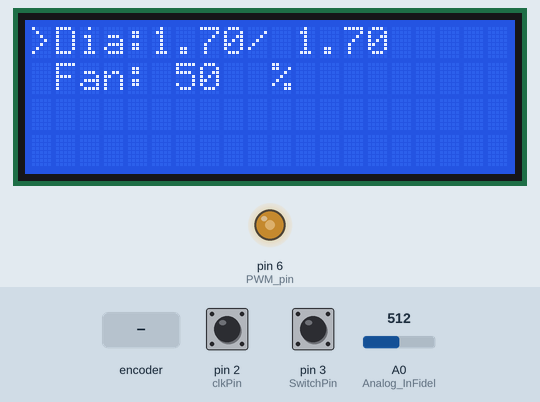
This sketch was run on a simulated Arduino Uno, built with avr-gcc and run on an emulated ATmega328P. Shown: 20×4 character LCD, output pins drawn as LEDs (lit = HIGH). The test bench sets the inputs (shaded band); at power-on: pin 3 (SwitchPin) HIGH, A0 (Analog_InFidel) = 512, pin 2 (clkPin) HIGH. What the sketch prints to the serial monitor is not drawn.

Above: at 1.2 s.
1.3 s: rotary encoder on pin 2 (clkPin) / pin 1 (DTPin) turned 3 steps (first pin leading)
At 3.1 s:
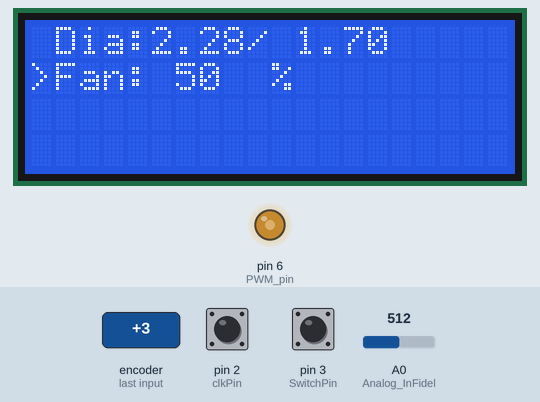
3.5 s: pin 3 (SwitchPin) pulled LOW for 0.15 s
At 5.0 s:
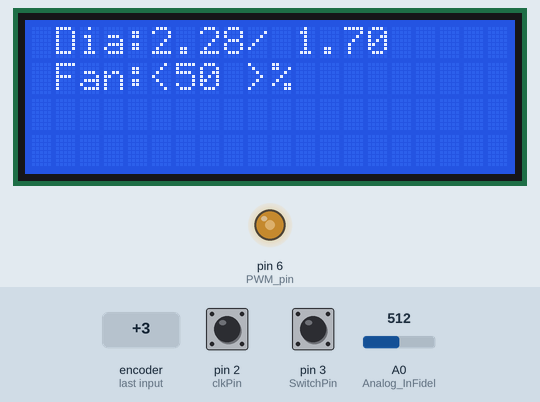
5.5 s: A0 (Analog_InFidel) set to 900
At 7.2 s:
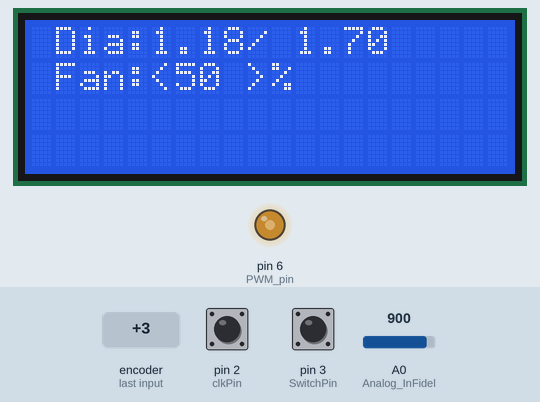
7.5 s: pin 3 (SwitchPin) pulled LOW for 1 s
At 10.2 s:
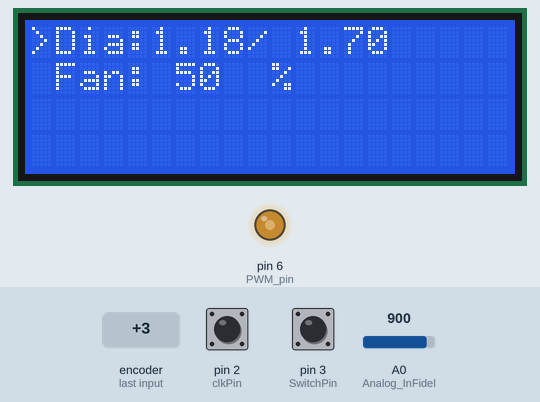
10.5 s: pin 3 (SwitchPin) pulled LOW for 0.15 s
At 12.1 s:
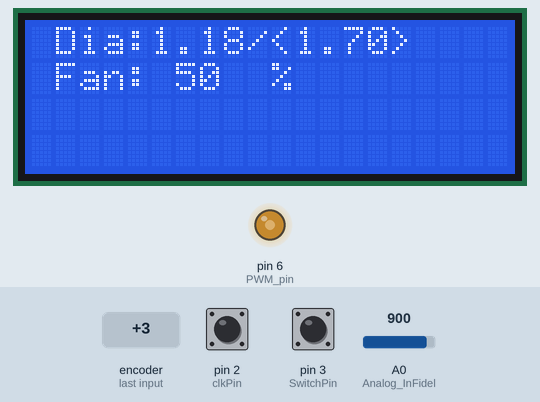
Timing chart, 0 to 13.5 s (numbered marks = the images above; inputs shaded):
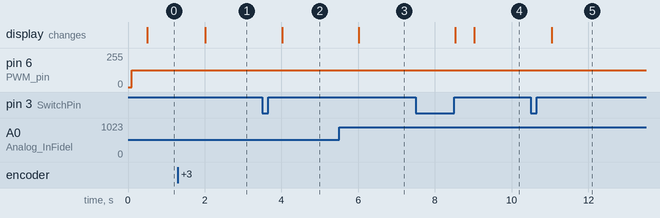

Measured:
- after the input at 1.3 s, the display: changes after 0.71 s (image 1)
- after the input at 3.5 s, the display: changes after 0.52 s (image 2)
- after the input at 5.5 s, the display: changes after 0.51 s (image 3)
- after the input at 7.5 s, the display: first changes after 1.0 s (image 4 shows a later state)
- after the input at 10.5 s, the display: changes after 0.54 s (image 5)

The sketch:

asservissement_Puller_Fan_ecran_encodeur.ino
```cpp
///////////////////////////////////////////////////////////////////////////////
//////////////////////// BRANCHEMENTS /////////////////////////////////////////
///////////////////////////////////////////////////////////////////////////////

/*Capteur effet hall InFideL
 *
 * hallOutput  ------------- A0
 *
 */

/*Moteur pas-à-pas
 *
 * Bleu  ------------- A+
 * Vert ------------- A-
 * Jaune ------------- B+
 * Rouge ------------- B-
 *
 */

 /* Ventilateur
  * Bleu ------- 6 (PWM)
  * Jaune ------- NONE
  */


/*Ecran LCD
 *
 * Gnd -------- Gnd
 * VCC -------- 5V
 * SDA -------- A4
 * SCL -------- A5
 *
 *
 */

/* Encodeur
 *
 * clk ------- 2
 * DT  ------- 1
 * SW  ------- 3
 *  +  ------- +5V
 * GND ------- GND
 *
 */


///////////////////////////////////////////////////////////////////////////////
//////////////////////// CODE  ////////////////////////////////////////////////
///////////////////////////////////////////////////////////////////////////////


////////////////////////////////// Display ////////////////////////////////////
uint32_t pre_displaytime = 0;
#define Delta_display 2000 // time between display in ms

uint32_t pre_dynamic_displaytime = 0;
#define Delta_dynamic_display 500 // time between display in ms

# define sensi 10 //sensibilité de l'encodeur rotatif
int active_line = 0; // 0: aucune ligne active | 1:premiere ligne active | 2:deuxieme ligne active
bool active_number = false; // if true we can change the target temperature

////////////////////////////////// Ecran LCD //////////////////////////////////
#include <Wire.h>
#include <LiquidCrystal_I2C.h>

LiquidCrystal_I2C lcd(0x20,20,4);


////////////////////////////////// Encodeur  //////////////////////////////////
#define clkPin 2
#define DTPin 1
#define SwitchPin 3
volatile int encoder_pos = 0;
//int old_encoder_pos = 0;

bool sw_button = false;

///////////////////////////////  PWM Controle Ventilateur  ////////////////////////////////

#define PWM_pin 6

int PWM_ratio = 50;

byte PWM_8bit = map(PWM_ratio, 0, 100, 0, 255);

bool new_ratio = true;


////////////////////////////// Asservissement /////////////////////////////////
#define asservissement_cycle 500 // time between two calculation of the speed consign
uint32_t pre_asservissement = 0;

#define K_p  10.0
#define K_d  0
#define K_i  0.1
//puller
float consigne_dia = 1.7;
float somme_erreur = 0;
float erreur_pre = 0;

float pi = 3.14159;
float DIAMETRE_PULLER = 41;
float alpha = 0.1;

////////////////////////////// Moteur pas-à_pas /////////////////////////////////

const int stepPin = 4;
const int dirPin = 5;
const int stepsPerRev=200;
int pulseWidthMicros = 1000;  // microseconds
float RPM = 70;

int microsBtwnSteps = 2000;


int prec_time = 0;
bool pulsation_en_cours = false;

////////////////////////////// Capteur InFidel /////////////////////////////////

#define smooth 70
#define Analog_InFidel A0

float diametre = 1.7;


///////////////////////////////////////////////////////////////////////////////
////////////////////////   MAIN CODE  /////////////////////////////////////////
///////////////////////////////////////////////////////////////////////////////


void setup() {
  Serial.begin(115200);

  //Ventilateur
  pinMode(PWM_pin,OUTPUT);

//  //Stepper
//  pinMode(stepPin, OUTPUT);
//  pinMode(dirPin, OUTPUT);

  //InFidel
  pinMode(Analog_InFidel, INPUT);

  //User interface
  init_LCD();
  init_encodeur();
}


void loop() {
  ////// Run stepper //////
  //spin();

  ////// PWM handling //////
  if(new_ratio){
    new_ratio = false;
    set_fan_speed();
  }

  ////// InFidel //////////
  update_dia();
  Serial.println(analogRead(Analog_InFidel));

  ////// Display handling //////
  if(millis()-pre_displaytime>Delta_display)
  {
    pre_displaytime=millis();
//    Serial.print("t, Temperature1, Temperature2,  PWM_ratio 1 , WM_ratio 2");
//    Serial.print(millis());Serial.print(" , ");
//    Serial.print(thermo1.temperature(RNOMINAL, RREF));Serial.print(" , ");
//    Serial.print(thermo2.temperature(RNOMINAL, RREF));Serial.print(" , ");
//    Serial.print(PWM_ratio_1);Serial.print(" , ");
//    Serial.println(PWM_ratio_2);
    display_LCD();
  }

  ////// dynamic Display handling //////
  if(millis()-pre_dynamic_displaytime>Delta_dynamic_display)
  {
    pre_dynamic_displaytime = millis();
    dynamic_display_handler();
  }


  ////// Asservissement handling //////
//  if(millis()-pre_asservissement>asservissement_cycle){
//    pre_asservissement=millis();
//    asservissement();
//    //asservissement_PID(); }
//    //stepper_speed(RPM);
//  }

}


///////////////////////////////////////////////////////////////////////////////
////////////////////////  USEFUL FUNCTION  ////////////////////////////////////
///////////////////////////////////////////////////////////////////////////////

////////////////////////////////// Asservissement //////////////////////////////////


float vitesse(){
  //en mm par seconde
  return (DIAMETRE_PULLER*pi*RPM/60.);
}


float debit(){
  //en mm cube par seconde
  return (vitesse()*pi*diametre*diametre/4.0);
}

float consigne_RPM(){
  return ((60.*4.*debit())/(DIAMETRE_PULLER*pi*pi*consigne_dia*consigne_dia));
}

void asservissement(){
  RPM = (1-alpha)*RPM + alpha*consigne_RPM();
  if(RPM<0){RPM = 0;}
  if(RPM>300){RPM = 300;}
}


void asservissement_PID(){
  float erreur = consigne_dia - diametre;
  float delta_erreur = erreur - erreur_pre;
  erreur_pre = erreur;

  //determination de la commande
  RPM = K_p * erreur + K_i * somme_erreur*float(asservissement_cycle)/1000 +K_d*delta_erreur;

  // Prise en compte de la saturation de la commande
  if(RPM<0){RPM = 0;somme_erreur += erreur;}
  else if(RPM>300){RPM = 300;}
  else {somme_erreur+=erreur;} // on bloque l'effet intégrale lorsque la commande sature
}


////////////////////////////////// Ventilateur //////////////////////////////////

void set_fan_speed(){
  // Conversion du « pourcentage » de rapport cyclique en une valeur comprise entre 0 et 255
  int PWM_8bit = map(PWM_ratio, 0, 100, 0, 255);

  // Génération du signal PWM
  pinMode(PWM_pin, OUTPUT);                            // Définition de la broche D5 en tant que « SORTIE »
  analogWrite(PWM_pin, PWM_8bit);    // Génération du signal PWM, avec le rapport cyclique voulu

}


////////////////////////////////// InFidel //////////////////////////////////

void update_dia(){
  //get fresh reading
  short in = analogRead(Analog_InFidel);

  //lowpass filter
  diametre += (convert2dia(in) - diametre) / smooth;
}


float convert2dia(float in) {
  //converts an ADC reading to diameter
  //Inspired by Sprinter / Marlin thermistor reading
  byte numtemps = 6;
  const float table[numtemps][2] = {
    //{ADC reading in, diameter out}

    //REPLACE THESE WITH YOUR OWN READINGS AND DRILL BIT DIAMETERS

    { 0  , 3 },  // safety
    { 583  , 2.18 }, //2mm drill bit
    { 670  , 1.70 }, //1.7mm
    { 783  , 1.40 }, //1.4mm
    { 1000  , 1 }, // 1mm
    { 1023  , 0 } //safety
  };
  byte i;
  float out;
  for (i = 1; i < numtemps; i++)
  {
    //check if we've found the appropriate row
    if (table[i][0] > in)
    {
      float slope = ((float)table[i][1] - table[i - 1][1]) / ((float)table[i][0] - table[i - 1][0]);
      float indiff = ((float)in - table[i - 1][0]);
      float outdiff = slope * indiff;
      float out = outdiff + table[i - 1][1];
      return (out);
      break;
    }
  }
}


////////////////////////////////// Stepper //////////////////////////////////

void spin(){
 //Makes 200 pulses for making one full cycle rotation
 if(pulsation_en_cours){
    if(micros()- prec_time > pulseWidthMicros){
      digitalWrite(stepPin, LOW);
      prec_time = micros();
      pulsation_en_cours = false;
    }
  }
 else{
    if(micros()- prec_time > microsBtwnSteps){
      digitalWrite(stepPin, HIGH);
      prec_time = micros();
      pulsation_en_cours = true;
   }
 }
}


void stepper_speed(float RPM){
  microsBtwnSteps = int((1000000*60)/(200*RPM));
}
////////////////////////////////// Ecran LCD //////////////////////////////////

void init_LCD()
{
   lcd.init(); //initialisation de l'afficheur
   lcd.backlight();

   lcd.setCursor(1,0);
   lcd.print("Dia:    /");
   lcd.setCursor(5,0);
   lcd.print(diametre);
   lcd.setCursor(11,0);
   lcd.print(consigne_dia);

   lcd.setCursor(1,1);
   lcd.print("Fan:     %");
   lcd.setCursor(6,1);
   lcd.print(PWM_ratio);

}

void display_LCD()
{
   lcd.setCursor(5,0);
   lcd.print(diametre);
}

void dynamic_display_handler()
{
  if(not active_number)
  {
    //Selection des lignes
    if(encoder_pos%10<5) {  active_line=1;  lcd.setCursor(0,0); lcd.print(">");lcd.setCursor(0,1);lcd.print(" "); }
    else {active_line=2;  lcd.setCursor(0,0); lcd.print(" ");lcd.setCursor(0,1);lcd.print(">");}
    //Si l'utilisateur clique on passe à la selection de la cible de la ligne désigné
    if(sw_button)
    {
      sw_button=false;
      active_number=true;
      lcd.setCursor(0,0); lcd.print(" ");lcd.setCursor(0,1);lcd.print(" ");
      if(active_line==1){encoder_pos=int(consigne_dia*100*sensi);lcd.setCursor(10,0);lcd.print("<");lcd.setCursor(15,0);lcd.print(">");}
      else{encoder_pos=PWM_ratio*sensi;lcd.setCursor(5,1);lcd.print("<");lcd.setCursor(9,1);lcd.print(">");}
    }
  }
  else
  {
    if(active_line==1){
      if(encoder_pos/sensi<0){encoder_pos = 0;}
      if(encoder_pos/sensi>999){encoder_pos = 999*sensi;}
      lcd.setCursor(11,0);lcd.print(float(int(encoder_pos/sensi))/100.);
    }
    else{
      if(encoder_pos/sensi<0){encoder_pos = 0;}
      if(encoder_pos/sensi>100){encoder_pos = 100*sensi;}
      lcd.setCursor(6,1);lcd.print("   ");lcd.setCursor(6,1); lcd.print(int(encoder_pos/sensi));
    }
    if(sw_button){

      sw_button=false;
      active_number=false;
      if(active_line==1){
        consigne_dia=float(int(encoder_pos/sensi))/100.;
        lcd.setCursor(10,0);lcd.print(" ");lcd.setCursor(15,0);lcd.print(" ");
      }
      else{
        PWM_ratio=int(encoder_pos/sensi);
        new_ratio = true;
        lcd.setCursor(5,1);lcd.print(" ");lcd.setCursor(9,1);lcd.print(" ");
      }
      encoder_pos=0;
    }
  }
}


////////////////////////////////// Encodeur //////////////////////////////////

void init_encodeur()
{
  pinMode(clkPin,INPUT_PULLUP);
  pinMode(DTPin,INPUT_PULLUP);
  pinMode(SwitchPin,INPUT_PULLUP);
  attachInterrupt(0,rotary_encoder,CHANGE);
  attachInterrupt(digitalPinToInterrupt(3),switch_handler,RISING);
}

void rotary_encoder(){
  int VB = digitalRead(clkPin);
  int VA = digitalRead(DTPin);
  if (VA==VB) {
    --encoder_pos;
  }
  else{
    ++encoder_pos;
  }
}

void switch_handler()
{
  sw_button=true;
}
```
